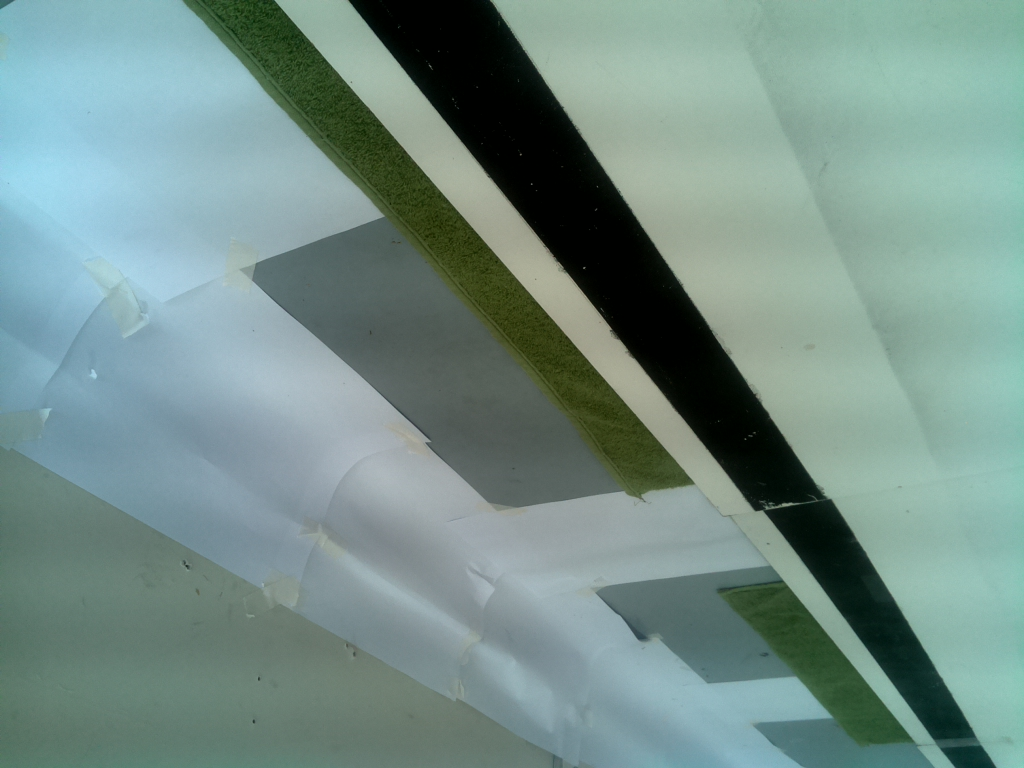
#> input picture 2021/tests/fotos_main/imagem_teste_contraste_9.jpg, 1024 x 768 px, found by its file name
$ python procurar_range_de_cor.py
#> lines starting #> are read from the running program, lines starting #| are printed output that depends on the picture
""" Programa para calibrar os ranges de cor utilizados para reconhecer a pista e os obstaculos pelo robo.
    Siga os passos para utiliza-lo:

    1 - Coloque o path correto da imagem na variavel global PATH.
    2 - Execute o programa. Abrira 4 imagens divididas numa janela que estara escrito a cor que deve ser mascarada a imagem e
    um track bar para ajustar os ranges.
    3 - Ajuste os ranges. Ao terminar, aperte Esc para passar para a proxima cor.
    4 - Repita o passo 3 ate o programa encerrar.

    O arquivo com os ranges estara salvo no mesmo diretorio com o nome ranges_<cor>.txt. O path para este arquivo pode ser
    passado no metodo mask() da Classe_imagem() para obter a mascara relativa a cor"""

import cv2
import numpy as np

PATH = "./tests/imagens/fotos_main/imagem_teste_contraste_9.jpg"
CORES = ["LARANJA", "VERMELHO", "BRANCO", "PRETO"]
FILES = ["ranges_laranja.txt", "ranges_vermelho.txt", "ranges_branco.txt", "ranges_preto.txt"]

def empty(a):
    pass


def stackImages(scale, imgArray):
    rows = len(imgArray)
    cols = len(imgArray[0])
    rowsAvailable = isinstance(imgArray[0], list)
    width = imgArray[0][0].shape[1]
    height = imgArray[0][0].shape[0]
    if rowsAvailable:
        for x in range(0, rows):
            for y in range(0, cols):
                if imgArray[x][y].shape[:2] == imgArray[0][0].shape[:2]:
                    imgArray[x][y] = cv2.resize(imgArray[x][y], (0, 0), None, scale, scale)
                else:
                    imgArray[x][y] = cv2.resize(imgArray[x][y], (imgArray[0][0].shape[1], imgArray[0][0].shape[0]),
                                                None, scale, scale)
                if len(imgArray[x][y].shape) == 2: imgArray[x][y] = cv2.cvtColor(imgArray[x][y], cv2.COLOR_GRAY2BGR)
        imageBlank = np.zeros((height, width, 3), np.uint8)
        hor = [imageBlank] * rows
        hor_con = [imageBlank] * rows
        for x in range(0, rows):
            hor[x] = np.hstack(imgArray[x])
        ver = np.vstack(hor)
    else:
        for x in range(0, rows):
            if imgArray[x].shape[:2] == imgArray[0].shape[:2]:
                imgArray[x] = cv2.resize(imgArray[x], (0, 0), None, scale, scale)
            else:
                imgArray[x] = cv2.resize(imgArray[x], (imgArray[0].shape[1], imgArray[0].shape[0]), None, scale, scale)
            if len(imgArray[x].shape) == 2: imgArray[x] = cv2.cvtColor(imgArray[x], cv2.COLOR_GRAY2BGR)
        hor = np.hstack(imgArray)
        ver = hor
    return ver

def main():
    for cor in CORES:
        with open(FILES[CORES.index(cor)], "r") as f:
#> (reads 2021/ranges_laranja.txt from the repository)
            lines = f.readlines()
            cur = lines[0].split(",")
            cv2.namedWindow("TrackBars")
            cv2.resizeWindow("TrackBars", 640, 240)
            cv2.createTrackbar("Hue Min", "TrackBars", int(cur[0]), 179, empty)
            cv2.createTrackbar("Hue Max", "TrackBars", int(cur[3]), 179, empty)
            cv2.createTrackbar("Sat Min", "TrackBars", int(cur[1]), 255, empty)
            cv2.createTrackbar("Sat Max", "TrackBars", int(cur[4]), 255, empty)
            cv2.createTrackbar("Val Min", "TrackBars", int(cur[2]), 255, empty)
            cv2.createTrackbar("Val Max", "TrackBars", int(cur[5]), 255, empty)


        while True:
            img = cv2.imread(PATH)
#> img is the input picture: shape (768, 1024, 3); mean B, G, R 136.3, 142.4, 116.9
            imgHSV = cv2.cvtColor(img, cv2. COLOR_BGR2HSV)
#> imgHSV: shape (768, 1024, 3); mean H, S, V 78.8, 68.4, 145.5
            h_min = cv2.getTrackbarPos("Hue Min", "TrackBars")
            h_max = cv2.getTrackbarPos("Hue Max", "TrackBars")
            s_min = cv2.getTrackbarPos("Sat Min", "TrackBars")
            s_max = cv2.getTrackbarPos("Sat Max", "TrackBars")
            v_min = cv2.getTrackbarPos("Val Min", "TrackBars")
            v_max = cv2.getTrackbarPos("Val Max", "TrackBars")
            # print(h_min, h_max, s_min, s_max, v_min, v_max)
            lower = np.array([h_min, s_min, v_min])
            upper = np.array([h_max, s_max, v_max])
            mask = cv2.inRange(imgHSV, lower, upper)
#> mask: shape (768, 1024); every value is 0
            imgResult = cv2.bitwise_and(img, imgHSV)
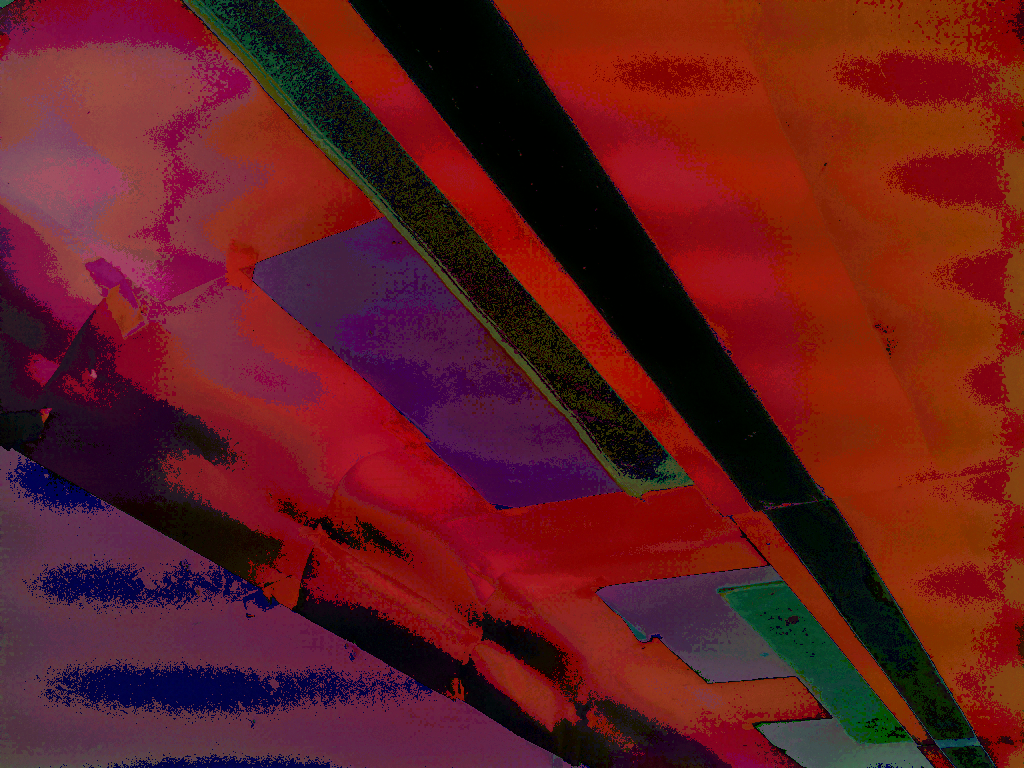
#> imgResult: shape (768, 1024, 3); mean B, G, R 30.4, 28.1, 99.5
            # cv2.imshow("Mask", mask)
            # cv2.imshow("Result", imgResult)

            imgStack = stackImages(0.3, ([img, imgHSV], [mask, imgResult]))
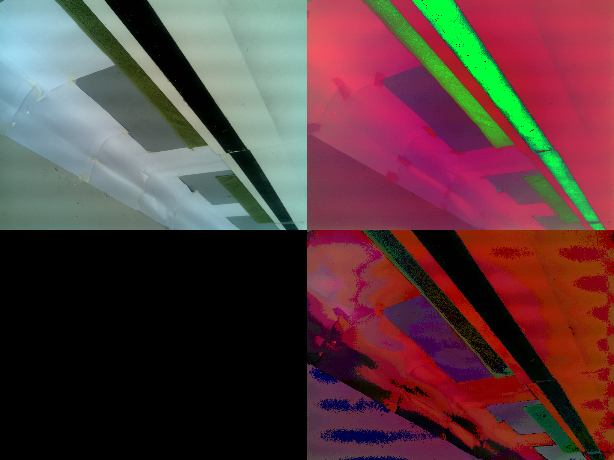
#> imgStack: shape (460, 614, 3); mean B, G, R 61.3, 59.7, 90.4
            little = cv2.resize(imgStack, (960, 540))
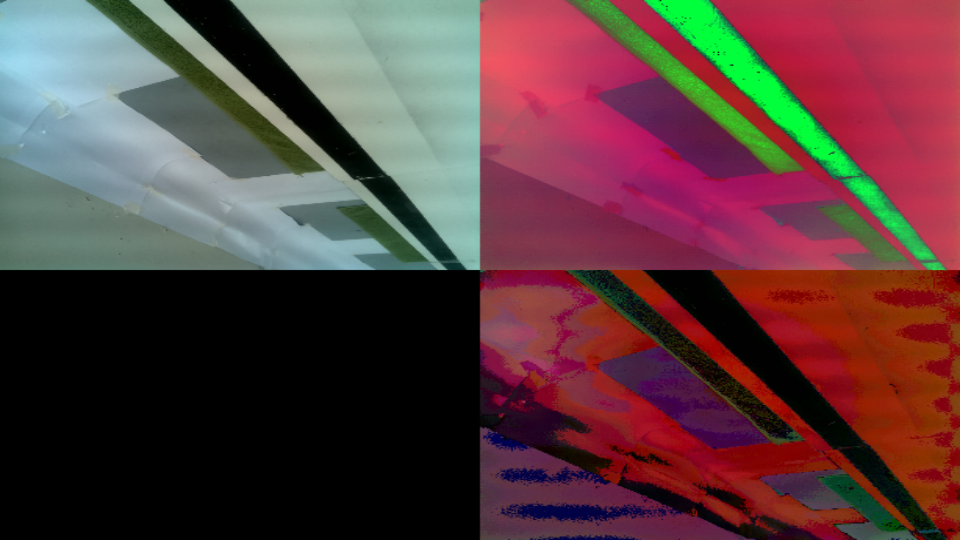
#> little: shape (540, 960, 3); mean B, G, R 61.2, 59.6, 90.3
            cv2.imshow("Ranges do " + cor, little)

            with open(FILES[CORES.index(cor)], "w") as f:
                f.write(str(lower[0])+","+str(lower[1])+","+str(lower[2])+","+str(upper[0])+","+str(upper[1])+","+str(upper[2]))
            k = cv2.waitKey(33)
#> (key Esc is pressed here)
            if k==27:    # Esc key to stop
                break
if __name__ == "__main__": main()
